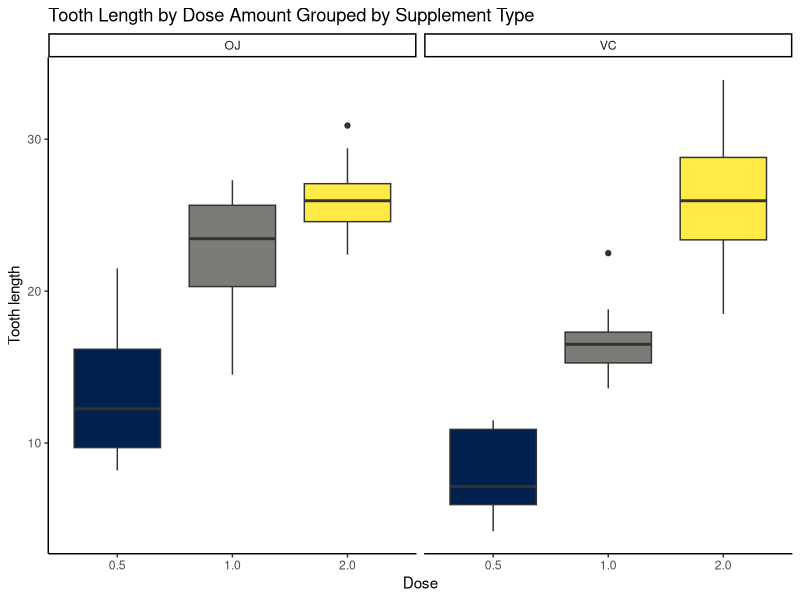
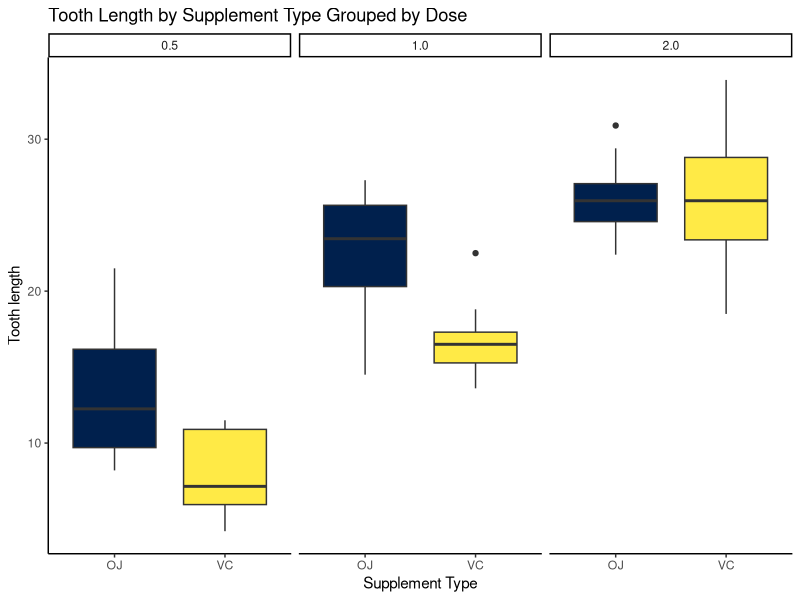

Reproduce these figures in R, in order.
## ---- chunk 1
knitr::opts_chunk$set(echo = TRUE)
library(ggplot2)
library(datasets)
library(viridis)
library(viridisLite)
library(glue)
library(dplyr)
library(knitr)

data("ToothGrowth")

ToothGrowth$dose <- 
factor(ToothGrowth$dose, 
       levels=c(0.5, 1.0, 2.0),
       labels=c("0.5", # Reference
                "1.0", 
                "2.0"))

summary(ToothGrowth)

## ---- chunk 2
# Plot tooth length by dose amount and supplement delivery method

ggplot(ToothGrowth, aes(x = dose, y = len, group = dose)) + 
  geom_boxplot(aes(fill = dose), show.legend = FALSE) + facet_wrap(. ~supp) + 
  xlab("Dose") + ylab("Tooth length") + 
  ggtitle("Tooth Length by Dose Amount Grouped by Supplement Type") + 
  theme_classic() + 
  scale_fill_viridis(discrete = TRUE, option = "cividis")

## ---- chunk 3
# Plot tooth length by dow amount and supplement delivery method

ggplot(ToothGrowth, aes(x = supp, y = len, group = supp)) + 
  geom_boxplot(aes(fill = supp), show.legend = FALSE) + facet_wrap(. ~dose) + 
  xlab("Supplement Type") + ylab("Tooth length") + 
  ggtitle("Tooth Length by Supplement Type Grouped by Dose") + 
  theme_classic() + 
  scale_fill_viridis(discrete = TRUE, option = "cividis")

## ---- chunk 4
supp_test <- t.test(len ~ supp, data = ToothGrowth)
supp_test
## ---- chunk 5

supp_ag <- aggregate(len ~  + supp,  data = ToothGrowth, mean)
supp_ag$len <- round(supp_ag$len, 2)
ci <- round(supp_test$conf.int[1:2], 2)
ci <- glue(ci[1]," - ", ci[2])
p <- round(supp_test$p.value, 2)
colnames <- c("Test", "OJ: Mean Length", "VC: Mean Length", "95% CI", "P-value")

supp_test_table <- data.frame("OJ vs. VC", supp_ag[1, 2], supp_ag[2, 2], ci, p)
colnames(supp_test_table) <- colnames

kable(supp_test_table, "simple")

## ---- chunk 6
dose_df <- filter(ToothGrowth, dose != "0.5")

dose_test <- t.test(len ~ dose, data = dose_df)
dose_test
## ---- chunk 7
mean_pointfive <- round(dose_test$estimate[1], 2)
mean_two <- round(dose_test$estimate[2], 2)
ci2 <- round(dose_test$conf.int[1:2], 2)
ci2 <- glue(ci2[1]," - ", ci2[2])
p2 <- round(dose_test$p.value, 3)
colnames_two <- c("Test","Mean Length(1.0)", "Mean Length(2.0)", "95% CI", "P-value")

dose_test_table <- data.frame("Dose 1.0 vs. 2.0",mean_pointfive, mean_two, ci2, p2)
colnames(dose_test_table) <- colnames_two
rownames(dose_test_table) <- c("1")

kable(dose_test_table)

## ---- chunk 8
sml_dose <- filter(ToothGrowth, dose == "0.5")
med_dose <- filter(ToothGrowth, dose == "1.0")
lrg_dose <- filter(ToothGrowth, dose == "2.0")

sml_test <- (t.test(len~supp, data = sml_dose))
med_test <- (t.test(len~supp, data = med_dose))
lrg_test <- (t.test(len~supp, data = lrg_dose))

sml_mean1 <- round(sml_test$estimate[1], 2)
sml_mean2 <- round(sml_test$estimate[2], 2)

med_means1 <- round(med_test$estimate[1], 2)
med_means2 <- round(med_test$estimate[2], 2)

lrg_means1 <- round(lrg_test$estimate[1], 2)
lrg_means2 <- round(lrg_test$estimate[1], 2)

sml_ci <- round(sml_test$conf.int[1:2], 2)
sml_ci <- glue(sml_ci[1], " - ", sml_ci[2])

med_ci <- round(med_test$conf.int[1:2], 2)
med_ci <- glue(med_ci[1], " - ", med_ci[2])

lrg_ci <- round(lrg_test$conf.int[1:2], 2)
lrg_ci <- glue(lrg_ci[1], " - ", lrg_ci[2])

sml_p <- round(sml_test$p.value, 2)
med_p <- round(med_test$p.value, 2)
lrg_p <- round(lrg_test$p.value, 2)

colnames_dosetst <- c("Test", "Mean length: OJ", "Mean length: VC", "95% CI", "P-value" )
rownames_dosest <- c("1", "2", "3")

dose_supp_table <- data.frame("OJ vs. VC @ 0.5", sml_mean1, sml_mean2, sml_ci, sml_p)
dose_supp_table_m <- data.frame("OJ vs. VC @ 1.0", med_means1, med_means2, med_ci, med_p)
dose_supp_table_lg <- data.frame("OJ vs. VC @ 2.0", lrg_means1, lrg_means2, lrg_ci, lrg_p)

colnames(dose_supp_table) <- colnames_dosetst
colnames(dose_supp_table_m) <- colnames_dosetst
colnames(dose_supp_table_lg) <- colnames_dosetst

dose_supp_table <- rbind(dose_supp_table, dose_supp_table_m, dose_supp_table_lg)
rownames(dose_supp_table) <- rownames_dosest
kable(dose_supp_table)

